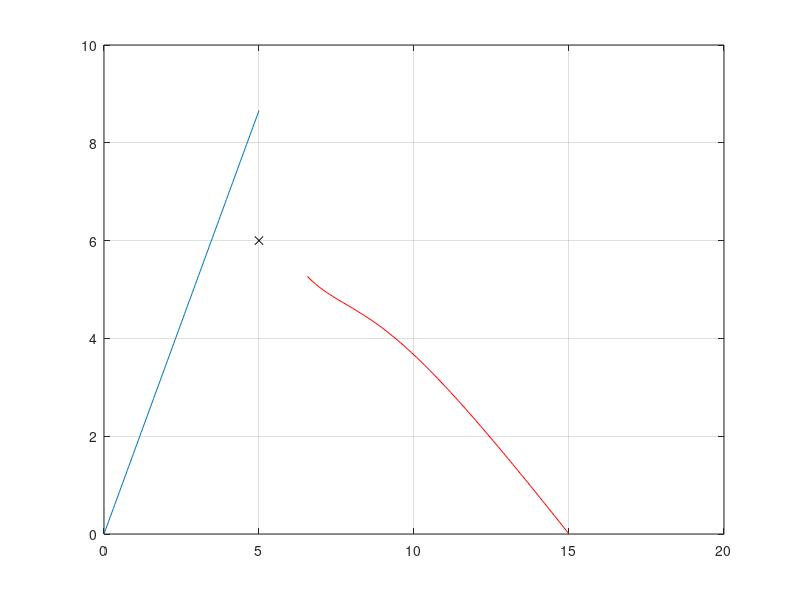

This figure's MATLAB source:
pursuer_initial=[0 0];
evader2_intial=[10 0];
pursuer_theta=60;
v=1;
pursuer_velocity=v;
evader2_velocity=v;

pursuer_position_x=zeros(100,1);
pursuer_position_y=zeros(100,1);

target_position_x=5; target_position_y=6;

evader2_position_x=zeros(100,1);
evader2_position_y=zeros(100,1);

evader2_position_x(1)= 15;

delta_t=0.1;
i=2;
for t=0.1:delta_t:10
    pursuer_position_x(i)=pursuer_position_x(i-1)+(pursuer_velocity*delta_t*cosd(pursuer_theta));
    pursuer_position_y(i)=pursuer_position_y(i-1)+(pursuer_velocity*delta_t*sind(pursuer_theta));
    
    a=2*(pursuer_position_x(i-1)-evader2_position_x(i-1));
    b=2*(pursuer_position_y(i-1)-evader2_position_y(i-1));
    c=(evader2_position_x(i-1))^2 + (evader2_position_y(i-1))^2 - (pursuer_position_x(i-1))^2 - (pursuer_position_y(i-1))^2;
    d=(a^2)+(b^2);
    dy=((target_position_y*a^2)-(a*b*target_position_x)-(b*c)-(evader2_position_y(i-1)*d));
    dx=((target_position_x*b^2)-(a*b*target_position_y)-(a*c)-(evader2_position_x(i-1)*d));
    evader2_theta=atan2d(dy,dx);
    
    evader2_position_x(i)=evader2_position_x(i-1)+(evader2_velocity*delta_t*cosd(evader2_theta));
    evader2_position_y(i)=evader2_position_y(i-1)+(evader2_velocity*delta_t*sind(evader2_theta));
    i=i+1;
    
end

plot(pursuer_position_x,pursuer_position_y)
hold
plot(evader2_position_x,evader2_position_y,'r')
plot(target_position_x,target_position_y,'kx')
axis([0 20 0 10]);
grid on;